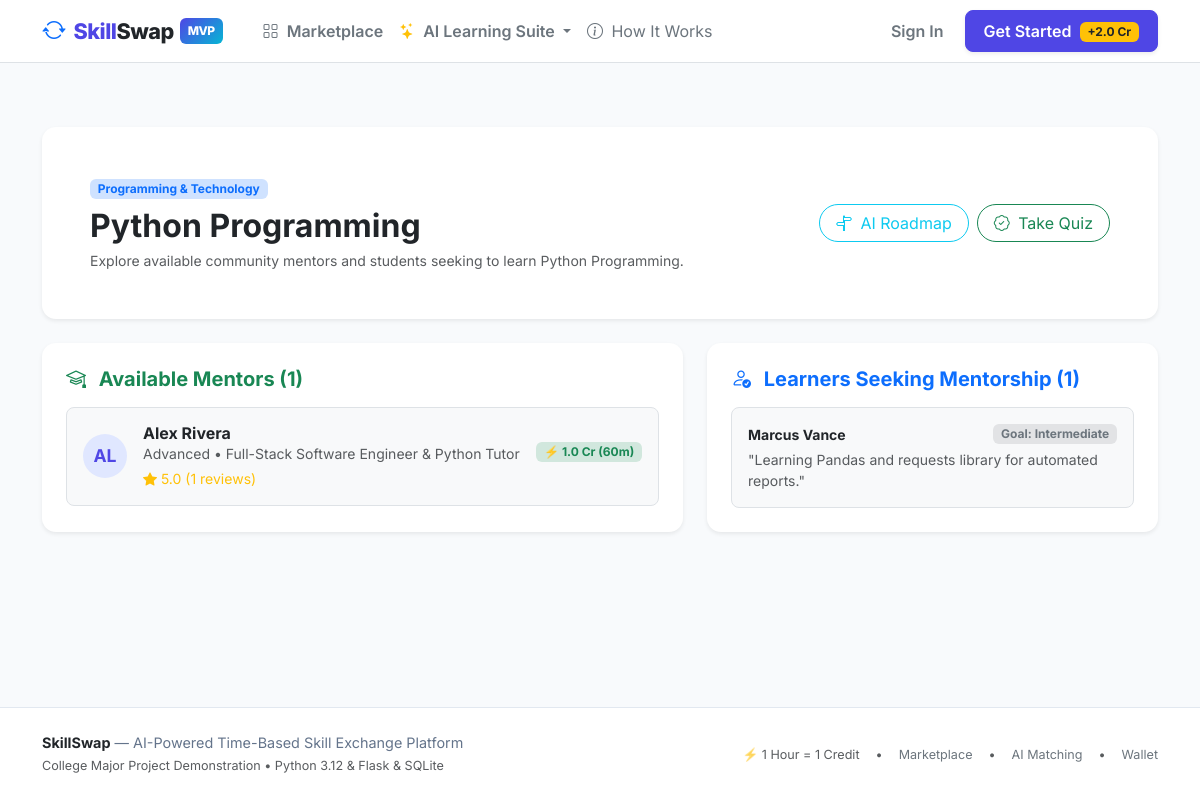
The page /skills/1 on the database its author committed.
### app/models/skills.py (models this page shows, shortened)
class SkillCategory(db.Model):
    __tablename__ = "skill_categories"
    id = db.Column(db.Integer, primary_key=True)
    name = db.Column(db.String(64), unique=True, nullable=False, index=True)
    description = db.Column(db.String(255), default="")
    icon = db.Column(db.String(64), default="bi-mortarboard")
    skills = db.relationship("Skill", back_populates="category", cascade="all, delete-orphan", lazy="dynamic")

class Skill(db.Model):
    __tablename__ = "skills"
    id = db.Column(db.Integer, primary_key=True)
    category_id = db.Column(db.Integer, db.ForeignKey("skill_categories.id"), nullable=False, index=True)
    name = db.Column(db.String(100), nullable=False, index=True)
    category = db.relationship("SkillCategory", back_populates="skills")
    user_skills = db.relationship("UserSkill", back_populates="skill", cascade="all, delete-orphan", lazy="dynamic")
    bookings = db.relationship("Booking", back_populates="skill", lazy="dynamic")
    __table_args__ = (
        db.UniqueConstraint("category_id", "name", name="uq_category_skill_name"),
    )

class UserSkill(db.Model):
    __tablename__ = "user_skills"
    id = db.Column(db.Integer, primary_key=True)
    user_id = db.Column(db.Integer, db.ForeignKey("users.id"), nullable=False, index=True)
    skill_id = db.Column(db.Integer, db.ForeignKey("skills.id"), nullable=False, index=True)
    kind = db.Column(db.String(10), default="offer", nullable=False)  # 'offer' or 'want'
    level = db.Column(db.String(20), default="Intermediate", nullable=False)  # Beginner, Intermediate, Advanced, Expert
    description = db.Column(db.Text, default="")
    session_minutes = db.Column(db.Integer, default=60, nullable=False)
    is_active = db.Column(db.Boolean, default=True, nullable=False)
    created_at = db.Column(db.DateTime, default=lambda: datetime.now(timezone.utc), nullable=False)
    user = db.relationship("User", back_populates="skills")
    skill = db.relationship("Skill", back_populates="user_skills")
    @property
    def credit_cost(self) -> float:
        return round(self.session_minutes / 60.0, 2)

### app/models/user.py (models this page shows, shortened)
class User(UserMixin, db.Model):
    __tablename__ = "users"
    id = db.Column(db.Integer, primary_key=True)
    username = db.Column(db.String(64), unique=True, nullable=False, index=True)
    email = db.Column(db.String(120), unique=True, nullable=False, index=True)
    password_hash = db.Column(db.String(256), nullable=False)
    full_name = db.Column(db.String(100), nullable=False)
    role = db.Column(db.String(20), default="user", nullable=False)  # 'user', 'admin'
    status = db.Column(db.String(20), default="active", nullable=False)  # 'active', 'suspended'
    bio = db.Column(db.Text, default="")
    headline = db.Column(db.String(150), default="")
    location = db.Column(db.String(100), default="")
    timezone = db.Column(db.String(50), default="UTC")
    avatar_path = db.Column(db.String(255), nullable=True)
    created_at = db.Column(db.DateTime, default=lambda: datetime.now(timezone.utc), nullable=False)
    updated_at = db.Column(db.DateTime, default=lambda: datetime.now(timezone.utc), onupdate=lambda: datetime.now(timezone.utc), nullable=False)
    wallet = db.relationship("Wallet", back_populates="user", uselist=False, cascade="all, delete-orphan")
    skills = db.relationship("UserSkill", back_populates="user", cascade="all, delete-orphan", lazy="dynamic")
    availability = db.relationship("AvailabilitySlot", back_populates="user", cascade="all, delete-orphan")
    bookings_as_learner = db.relationship(
        "Booking", foreign_keys="Booking.learner_id", back_populates="learner", lazy="dynamic"
    )
    bookings_as_teacher = db.relationship(
        "Booking", foreign_keys="Booking.teacher_id", back_populates="teacher", lazy="dynamic"
    )
    reviews_given = db.relationship(
        "Review", foreign_keys="Review.reviewer_id", back_populates="reviewer", lazy="dynamic"
    )
    reviews_received = db.relationship(
        "Review", foreign_keys="Review.reviewee_id", back_populates="reviewee", lazy="dynamic"
    )
    notifications = db.relationship("Notification", back_populates="user", cascade="all, delete-orphan", lazy="dynamic")
    roadmaps = db.relationship("LearningRoadmap", back_populates="user", cascade="all, delete-orphan", lazy="dynamic")
    quizzes = db.relationship("GeneratedQuiz", back_populates="user", cascade="all, delete-orphan", lazy="dynamic")
    ai_conversations = db.relationship("AIConversation", back_populates="user", cascade="all, delete-orphan", lazy="dynamic")
    ai_prefs = db.relationship("UserAIPrefs", back_populates="user", uselist=False, cascade="all, delete-orphan")
    @property
    def average_rating(self) -> float:
        reviews = self.reviews_received.all()
        if not reviews:
            return 5.0
        return round(sum(r.rating for r in reviews) / len(reviews), 1)
    @property
    def review_count(self) -> int:
        return self.reviews_received.count()

### app/models/review.py (models this page shows, shortened)
class Review(db.Model):
    __tablename__ = "reviews"
    id = db.Column(db.Integer, primary_key=True)
    booking_id = db.Column(db.Integer, db.ForeignKey("bookings.id"), nullable=False, index=True)
    reviewer_id = db.Column(db.Integer, db.ForeignKey("users.id"), nullable=False, index=True)
    reviewee_id = db.Column(db.Integer, db.ForeignKey("users.id"), nullable=False, index=True)
    rating = db.Column(db.Integer, nullable=False)  # 1 to 5
    comment = db.Column(db.Text, default="")
    created_at = db.Column(db.DateTime, default=lambda: datetime.now(timezone.utc), nullable=False)
    booking = db.relationship("Booking", back_populates="reviews")
    reviewer = db.relationship("User", foreign_keys=[reviewer_id], back_populates="reviews_given")
    reviewee = db.relationship("User", foreign_keys=[reviewee_id], back_populates="reviews_received")
    __table_args__ = (
        db.UniqueConstraint("booking_id", "reviewer_id", name="uq_booking_reviewer"),
    )

### app/skills/routes.py (the view)
@bp.route("/<int:skill_id>")
def detail(skill_id):
    skill = Skill.query.get_or_404(skill_id)
    teachers = UserSkill.query.filter_by(skill_id=skill.id, kind="offer", is_active=True).all()
    learners = UserSkill.query.filter_by(skill_id=skill.id, kind="want", is_active=True).all()
    return render_template("skills/detail.html", skill=skill, teachers=teachers, learners=learners)

### app/templates/skills/detail.html (shortened to what this page needs)
{% extends "base.html" %}
{% block content %}
<div class="container py-4">
  <div class="card p-4 p-md-5 border-0 shadow-sm mb-4">
    <div class="d-flex flex-wrap align-items-center justify-content-between gap-3">
      <div>
        <span class="badge bg-primary-subtle text-primary mb-2">{{ skill.category.name }}</span>
        <h2 class="fw-bold mb-1">{{ skill.name }}</h2>
        <p class="text-muted small mb-0">Explore available community mentors and students seeking to learn {{ skill.name }}.</p>
      </div>
      <div class="d-flex gap-2">
        <a href="{{ url_for('ai.roadmap_index') }}" class="btn btn-outline-info rounded-pill px-3">
          <i class="bi bi-signpost-split me-1"></i> AI Roadmap
        </a>
        <a href="{{ url_for('ai.quiz_index') }}" class="btn btn-outline-success rounded-pill px-3">
          <i class="bi bi-patch-check me-1"></i> Take Quiz
        </a>
      </div>
    </div>
  </div>
  <div class="row g-4">
    <div class="col-lg-7">
      <div class="card p-4 border-0 shadow-sm h-100">
        <h5 class="fw-bold mb-3 text-success">
          <i class="bi bi-mortarboard me-2"></i> Available Mentors ({{ teachers|length }})
        </h5>
        {% if teachers %}
          <div class="d-flex flex-column gap-3">
            {% for listing in teachers %}
              <div class="p-3 bg-light rounded-3 border d-flex flex-wrap justify-content-between align-items-center gap-3">
                <div class="d-flex align-items-center gap-3">
                  <div class="avatar-circle" style="width: 44px; height: 44px;">
                    {{ listing.user.username[:2].upper() }}
                  </div>
                  <div>
                    <h6 class="fw-bold mb-0">
                      <a href="{{ url_for('auth.profile', username=listing.user.username) }}" class="text-decoration-none text-dark">
                        {{ listing.user.full_name }}
                      </a>
                    </h6>
                    <div class="small text-muted mb-1">{{ listing.level }} • {{ listing.user.headline }}</div>
                    <div class="text-warning small"><i class="bi bi-star-fill"></i> {{ listing.user.average_rating }} ({{ listing.user.review_count }} reviews)</div>
                  </div>
                </div>
                <div class="text-end">
                  <div class="badge bg-success-subtle text-success fw-bold mb-2 d-block">
                    ⚡ {{ listing.credit_cost }} Cr ({{ listing.session_minutes }}m)
                  </div>
                </div>
              </div>
            {% endfor %}
          </div>
        {% else %}
          <div class="text-center py-4 text-muted">
            No mentors currently teaching this skill. Be the first to offer it!
          </div>
        {% endif %}
      </div>
    </div>
    <div class="col-lg-5">
      <div class="card p-4 border-0 shadow-sm h-100">
        <h5 class="fw-bold mb-3 text-primary">
          <i class="bi bi-person-check me-2"></i> Learners Seeking Mentorship ({{ learners|length }})
        </h5>
        {% if learners %}
          <div class="d-flex flex-column gap-2">
            {% for listing in learners %}
              <div class="p-3 bg-light rounded-3 border">
                <div class="d-flex justify-content-between align-items-center">
                  <div class="fw-bold small">{{ listing.user.full_name }}</div>
                  <span class="badge bg-secondary-subtle text-secondary small">Goal: {{ listing.level }}</span>
                </div>
                {% if listing.description %}
                  <div class="text-muted small mt-1">"{{ listing.description }}"</div>
                {% endif %}
              </div>
            {% endfor %}
          </div>
        {% else %}
          <div class="text-center py-4 text-muted">
            No active learner requests for this skill yet.
          </div>
        {% endif %}
      </div>
    </div>
  </div>
</div>
{% endblock %}

### app/static/css/custom.css (style rules this page uses)
:root { --primary: #4f46e5; --primary-hover: #4338ca; --primary-light: #e0e7ff; --accent: #10b981; --accent-hover: #059669; --accent-light: #d1fae5; --dark: #0f172a; --dark-surface: #1e293b; --gray-border: #e2e8f0; --gray-bg: #f8fafc; --font-family: 'Inter', system-ui, -apple-system, sans-serif; }
body { font-family: var(--font-family); background-color: var(--gray-bg); color: #334155; min-height: 100vh; display: flex; flex-direction: column; }
.card { border: 1px solid var(--gray-border); border-radius: 14px; box-shadow: 0 4px 15px -2px rgba(15, 23, 42, 0.04); transition: transform 0.2s ease, box-shadow 0.2s ease; background: white; }
.avatar-circle { width: 44px; height: 44px; border-radius: 50%; background: var(--primary-light); color: var(--primary); font-weight: 700; display: inline-flex; align-items: center; justify-content: center; font-size: 1.1rem; }

### rows shown on the page
SkillCategory: category.name "Programming & Technology"
Skill: name "Python Programming"
UserSkill: user "AL", user.full_name "Alex Rivera", level "Advanced", user.headline "Full-Stack Software Engineer & Python Tutor", user.average_rating "5.0", user.review_count "1", credit_cost "1.0", session_minutes "60"
UserSkill: user.full_name "Marcus Vance", level "Intermediate", description "Learning Pandas and requests library for automated reports."

### other values the page prints
{{ teachers|length }} "1"
{{ learners|length }} "1"
